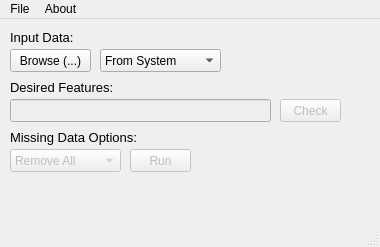
<?xml version="1.0" encoding="UTF-8"?>
<ui version="4.0">
 <class>MainWindow</class>
 <widget class="QMainWindow" name="MainWindow">
  <property name="geometry">
   <rect>
    <x>0</x>
    <y>0</y>
    <width>380</width>
    <height>247</height>
   </rect>
  </property>
  <property name="windowTitle">
   <string>ADNI Data Filter</string>
  </property>
  <widget class="QWidget" name="centralwidget">
   <widget class="QComboBox" name="comboBoxSelectSource">
    <property name="geometry">
     <rect>
      <x>100</x>
      <y>30</y>
      <width>121</width>
      <height>23</height>
     </rect>
    </property>
    <item>
     <property name="text">
      <string>From System</string>
     </property>
    </item>
    <item>
     <property name="text">
      <string>From Web</string>
     </property>
    </item>
   </widget>
   <widget class="QLabel" name="labelInputData">
    <property name="geometry">
     <rect>
      <x>10</x>
      <y>10</y>
      <width>81</width>
      <height>16</height>
     </rect>
    </property>
    <property name="font">
     <font>
      <pointsize>10</pointsize>
     </font>
    </property>
    <property name="text">
     <string>Input Data:</string>
    </property>
   </widget>
   <widget class="QLabel" name="labelDesiredFeatures">
    <property name="geometry">
     <rect>
      <x>10</x>
      <y>60</y>
      <width>121</width>
      <height>16</height>
     </rect>
    </property>
    <property name="font">
     <font>
      <pointsize>10</pointsize>
     </font>
    </property>
    <property name="text">
     <string>Desired Features:</string>
    </property>
   </widget>
   <widget class="QLineEdit" name="lineDesiredFeatures">
    <property name="enabled">
     <bool>false</bool>
    </property>
    <property name="geometry">
     <rect>
      <x>10</x>
      <y>80</y>
      <width>261</width>
      <height>23</height>
     </rect>
    </property>
   </widget>
   <widget class="QPushButton" name="buttonCheckFeatures">
    <property name="enabled">
     <bool>false</bool>
    </property>
    <property name="geometry">
     <rect>
      <x>280</x>
      <y>80</y>
      <width>61</width>
      <height>23</height>
     </rect>
    </property>
    <property name="text">
     <string>Check</string>
    </property>
   </widget>
   <widget class="QLabel" name="labelMissingData">
    <property name="geometry">
     <rect>
      <x>10</x>
      <y>110</y>
      <width>151</width>
      <height>16</height>
     </rect>
    </property>
    <property name="font">
     <font>
      <pointsize>10</pointsize>
     </font>
    </property>
    <property name="text">
     <string>Missing Data Options:</string>
    </property>
   </widget>
   <widget class="QPushButton" name="buttonRun">
    <property name="enabled">
     <bool>false</bool>
    </property>
    <property name="geometry">
     <rect>
      <x>130</x>
      <y>130</y>
      <width>61</width>
      <height>23</height>
     </rect>
    </property>
    <property name="text">
     <string>Run</string>
    </property>
   </widget>
   <widget class="QComboBox" name="comboBoxMissingData">
    <property name="enabled">
     <bool>false</bool>
    </property>
    <property name="geometry">
     <rect>
      <x>10</x>
      <y>130</y>
      <width>111</width>
      <height>23</height>
     </rect>
    </property>
    <item>
     <property name="text">
      <string>Remove All</string>
     </property>
    </item>
    <item>
     <property name="text">
      <string>None</string>
     </property>
    </item>
    <item>
     <property name="text">
      <string>Impute with KNN</string>
     </property>
    </item>
    <item>
     <property name="text">
      <string>Impute with MICE</string>
     </property>
    </item>
   </widget>
   <widget class="QPushButton" name="buttonBrowse">
    <property name="geometry">
     <rect>
      <x>10</x>
      <y>30</y>
      <width>81</width>
      <height>23</height>
     </rect>
    </property>
    <property name="text">
     <string>Browse (...)</string>
    </property>
   </widget>
  </widget>
  <widget class="QMenuBar" name="menuBar">
   <property name="geometry">
    <rect>
     <x>0</x>
     <y>0</y>
     <width>380</width>
     <height>25</height>
    </rect>
   </property>
   <widget class="QMenu" name="menuFile">
    <property name="title">
     <string>File</string>
    </property>
    <addaction name="actionExit"/>
   </widget>
   <widget class="QMenu" name="menuAbout">
    <property name="title">
     <string>About</string>
    </property>
    <addaction name="actionZimmer_lab"/>
   </widget>
   <addaction name="menuFile"/>
   <addaction name="menuAbout"/>
  </widget>
  <widget class="QStatusBar" name="statusBar"/>
  <action name="actionZimmer_lab">
   <property name="text">
    <string>Zimmer-lab</string>
   </property>
  </action>
  <action name="actionExit">
   <property name="text">
    <string>Exit</string>
   </property>
  </action>
 </widget>
 <resources/>
 <connections/>
</ui>
